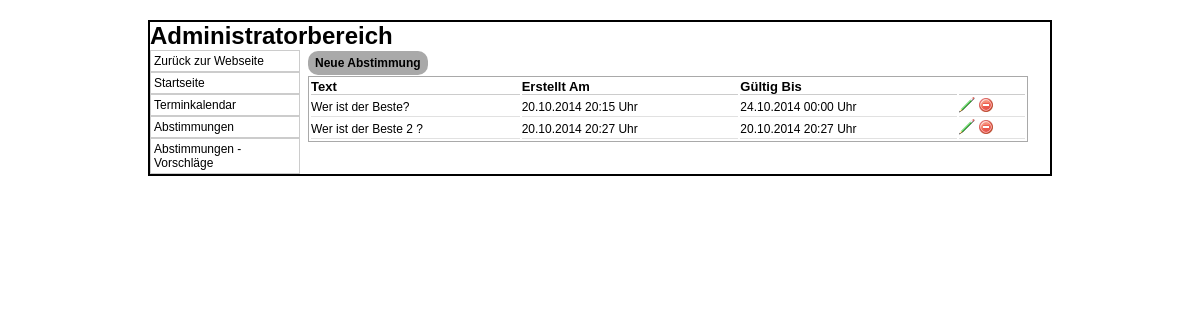
The app's page /admin/abstimmung.php, older data.
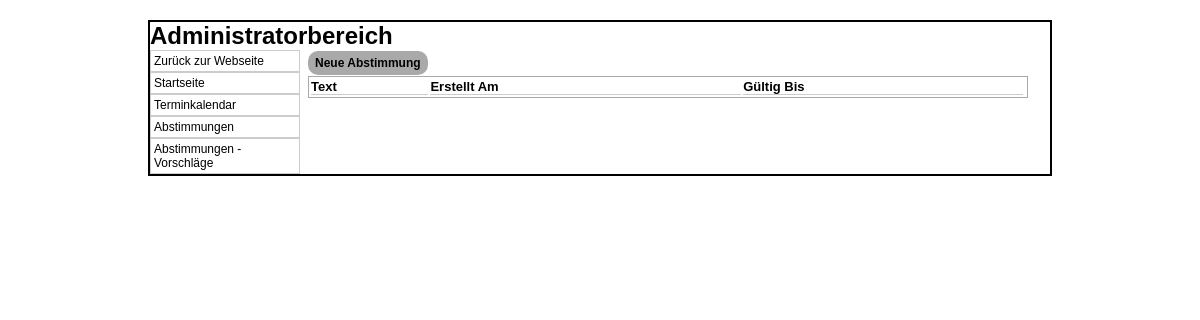
The same page, newer data.
### tables this page shows
CREATE TABLE IF NOT EXISTS `abstimmung` (
  `ID` int(5) NOT NULL AUTO_INCREMENT,
  `Bezeichnung` varchar(100) NOT NULL,
  `ErstelltAm` datetime NOT NULL,
  `GueltigBis` datetime DEFAULT NULL,
  `Aktiv` tinyint(1) NOT NULL,
  PRIMARY KEY (`ID`)
);

### class/mysqli.class.php (called while the page is built, shortened)
<?php
class MysqliDb
{
    protected static $_prefix;
    protected $_mysqli;
    protected $_query;
    protected $_where = array();
    protected $_orderBy = array();
    protected $_groupBy = array();
    protected $host;
    protected $username;
    protected $password;
    protected $db;
    protected $port;
    public function __construct($host = NULL, $username = NULL, $password = NULL, $db = NULL, $port = NULL)
    {
        $this->host = $host;
        $this->username = $username;
        $this->password = $password;
        $this->db = $db;
        if($port == NULL)
            $this->port = ini_get ('mysqli.default_port');
        else
            $this->port = $port;
    }
    public function connect()
    {
        $this->_mysqli = new mysqli ($this->host, $this->username, $this->password, $this->db, $this->port)
            or die('There was a problem connecting to the database');
        $this->_mysqli->set_charset ('utf8');
    }
    protected function reset()
    {
        $this->_where = array();
        $this->_orderBy = array();
        $this->_groupBy = array();
        $this->_query = null;
    }
    public function setPrefix($prefix = '')
    {
        self::$_prefix = $prefix;
        return $this;
    }
    public function get($tableName, $numRows = null, $columns = '*')
    {
        $column = is_array($columns) ? implode(', ', $columns) : $columns;
        $this->_query = "SELECT $column FROM " .self::$_prefix . $tableName;
        $stmt = $this->_buildQuery($numRows);
        $stmt->execute();
        return $this->_dynamicBindResults($stmt);
    }
    protected function _buildQuery($numRows = null, $tableData = null)
    {
        $stmt = $this->_prepareQuery();
        return $stmt;
    }
    protected function _dynamicBindResults(mysqli_stmt $stmt)
    {
        $parameters = array();
        $results = array();
        $meta = $stmt->result_metadata();
        $row = array();
        while ($field = $meta->fetch_field()) {
            $row[$field->name] = null;
            $parameters[] = & $row[$field->name];
        }
        call_user_func_array(array($stmt, 'bind_result'), $parameters);
        while ($stmt->fetch()) {
            $x = array();
            foreach ($row as $key => $val) {
                $x[$key] = $val;
            }
            array_push($results, $x);
        }
        return $results;
    }
    protected function _buildTableData ($tableData) {
        if (!is_array ($tableData))
            return;
        $this->_query = rtrim($this->_query, ', ');
    }
    protected function _buildWhere () {
        if (empty ($this->_where))
            return;
        $this->_query .= ' WHERE ';
        $this->_where[0][0] = '';
    }
    protected function _buildGroupBy () {
        if (empty ($this->_groupBy))
            return;
        $this->_query .= " GROUP BY ";
        $this->_query = rtrim($this->_query, ', ') . " ";
    }
    protected function _buildOrderBy () {
        if (empty ($this->_orderBy))
            return;
        $this->_query .= " ORDER BY ";
        $this->_query = rtrim ($this->_query, ', ') . " ";
    }
    protected function _prepareQuery()
    {
        if (!$stmt = $this->_mysqli->prepare($this->_query)) {
            trigger_error("Problem preparing query ($this->_query) " . $this->_mysqli->error, E_USER_ERROR);
        }
        return $stmt;
    }
    protected function replacePlaceHolders ($str, $vals) {
        $newStr = "";
        return $newStr;
    }
}

### db_connect.php (called while the page is built, shortened)
<?php
include_once 'class/mysqli.class.php';
$db		= new MysqliDb(HOST,USER,PASSWORD,DATABASE);
?>

### admin/abstimmung.php (the view, shortened to what the changed rows need)
<?php
require_once('../db_connect.php');
$inhalt = null;
if(isset($_GET['delete'])) {
	$ID = $_GET['delete'];
	$inhalt .= '<form method="POST" action="index.php?p=toplist">
		<input type="hidden" name="id" value="'.$ID.'">
		<input type="submit" name="delete" value="Wirklich löschen">
	</form>';
}
else if(isset($_GET['delete_titel'])) {
	$ID = $_GET['delete_titel'];
	$inhalt .= '<form method="POST" action="abstimmung.php">
		<input type="hidden" name="id" value="'.$ID.'">
		<input type="submit" name="delete_titel" value="Wirklich löschen">
	</form>';
} else {
	$cols			= array("ID", "Bezeichnung", "ErstelltAm", "GueltigBis");
	$abstimmungen	= $db->get(T_ABSTIMMUNG, null, $cols);
	$inhalt .= '<a class="btn" href="abstimmung.php?add">Neue Abstimmung</a>
	<table class="standard">
		<thead>
			<th>Text</th>
			<th>Erstellt Am</th>
			<th>Gültig Bis</th>
			<th></th>
		</thead>';
	foreach ($abstimmungen as $abstimmung) {
		$link = 'abstimmung.php?id='.$abstimmung['ID'].'';
		$inhalt .= '<tr>
			<td><a href="'.$link.'">'.$abstimmung['Bezeichnung'].'</a></td>
			<td>'.date('d.m.Y H:i', strtotime($abstimmung['ErstelltAm'])).' Uhr</td>
			<td>'.date('d.m.Y H:i', strtotime($abstimmung['GueltigBis'])).' Uhr</td>
			<td>
				<a href="abstimmung.php?edit='.$abstimmung['ID'].'"><img src="img/edit.png"></a>
				<a href="abstimmung.php?delete='.$abstimmung['ID'].'"><img src="img/delete.png"></a>
			</td>
		</tr>';
	}
	$inhalt .= '</table>';
}
?>
<html>
<head>
	<link rel="stylesheet" type="text/css" href="style.css">
</head>
<body>
	<div id="container">
		<h1>Administratorbereich</h1>
		<div id="content">
		<?php
			echo $inhalt;
		?>
		</div>
	</div>
</body>
</html>

Row changes from the older to the newer data that the page shows:
removed abstimmung: Bezeichnung "Wer ist der Beste?", ErstelltAm "20.10.2014 20:15", GueltigBis "24.10.2014 00:00"
removed abstimmung: Bezeichnung "Wer ist der Beste 2 ?", ErstelltAm "20.10.2014 20:27", GueltigBis "20.10.2014 20:27"
